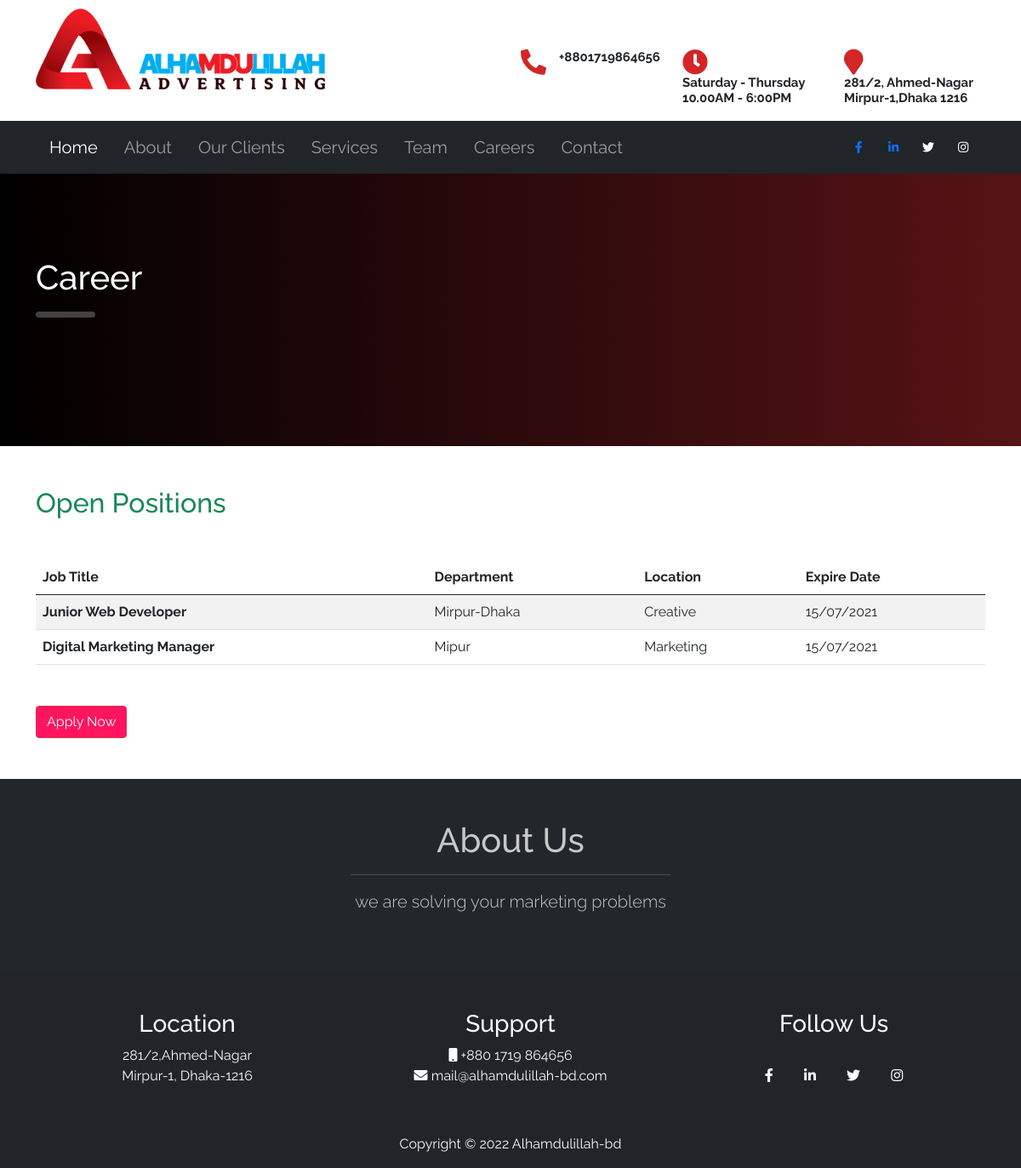
/career.php, run on the app's committed database.
### tables this page shows
CREATE TABLE `career` (
  `id` int(11) NOT NULL,
  `job_title` varchar(255) NOT NULL,
  `location` varchar(255) NOT NULL,
  `department` varchar(255) NOT NULL,
  `expire_date` varchar(255) NOT NULL,
  `status` enum('0','1') NOT NULL DEFAULT '0'
);

### career.php (the view, shortened to what this page needs)
<?php
include 'al_advertising/aa_db.php';
$stmt = "SELECT * FROM career WHERE status = '0'";
$result = $conn->query($stmt);
include 'includes/header.php' ?>
<section id="main-head">
    <div class="main-title container text-start">
        <h1 class=" pt-5">Career</h1>
        <hr class="head-hr text-start">
    </div>
</section>
<section id="career-part">
    <div class="container my-5">
        <h2 class="text-success">Open Positions</h2>
        <table class="table table-striped table-hover my-5">
            <thead>
                <tr>
                    <th scope="col">Job Title </th>
                    <th scope="col">Department</th>
                    <th scope="col">Location</th>
                    <th scope="col">Expire Date</th>
                </tr>
            </thead>
            <tbody>
                <?php
                if ($result->rowCount() > 0) {
                    while ($data = $result->fetch(PDO::FETCH_ASSOC)) {
                ?>
                        <tr>
                            <th><?= $data['job_title'] ?> </th>
                            <td><?= $data['location'] ?> </td>
                            <td><?= $data['department'] ?> </td>
                            <td><?= $data['expire_date'] ?> </td>
                        </tr>
                <?php
                    }
                }
                ?>
        </table>
        <div id="modal-section">
            <button type="button" class="btn btn-danger " data-bs-toggle="modal" data-bs-target="#exampleModal">
                Apply Now
            </button>
        </div>
    </div>
</section>
<?php include 'includes/footer.php' ?>

### css/style.css (style rules this page uses)
* { padding: 0; margin: 0; box-sizing: border-box; font-family: 'Raleway', sans-serif; }
body { margin: 0 auto; }
hr.head-hr { width: 70px; height: 7px; border-radius: 30px; font-weight: bolder; }
.btn-danger { background: #ff0052eb; }
#main-head { height: 320px; background-image: linear-gradient(to right,rgb(0,0,0), rgb(87, 19, 22)); }
.main-title { padding-top: 50PX; color: white; justify-content: center; }

### data on the page
career: job_title "Junior Web Developer", location "Mirpur-Dhaka", department "Creative", expire_date "15/07/2021"
career: job_title "Digital Marketing Manager", location "Mipur", department "Marketing", expire_date "15/07/2021"
